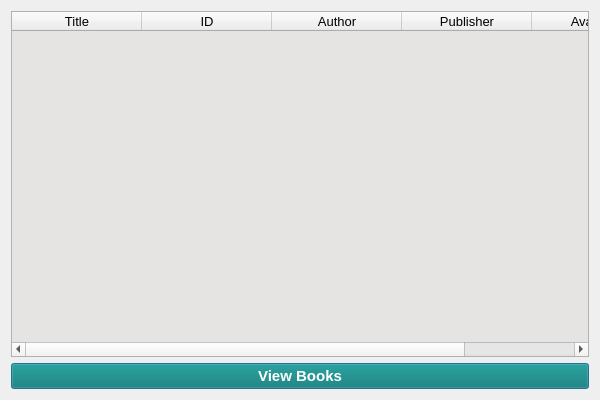
<?xml version="1.0" encoding="UTF-8"?>
<ui version="4.0">
 <class>Dialog</class>
 <widget class="QDialog" name="Dialog">
  <property name="geometry">
   <rect>
    <x>0</x>
    <y>0</y>
    <width>600</width>
    <height>400</height>
   </rect>
  </property>
  <property name="windowTitle">
   <string>View Books</string>
  </property>
  <layout class="QVBoxLayout" name="verticalLayout">
   <item>
    <widget class="QTableWidget" name="tableWidget">
     <property name="font">
      <font>
       <pointsize>10</pointsize>
      </font>
     </property>
     <property name="styleSheet">
      <string notr="true">QTableWidget {
background-color:  #E5E4E2
}</string>
     </property>
     <attribute name="horizontalHeaderCascadingSectionResizes">
      <bool>false</bool>
     </attribute>
     <attribute name="horizontalHeaderDefaultSectionSize">
      <number>130</number>
     </attribute>
     <column>
      <property name="text">
       <string>Title</string>
      </property>
     </column>
     <column>
      <property name="text">
       <string>ID</string>
      </property>
     </column>
     <column>
      <property name="text">
       <string>Author</string>
      </property>
     </column>
     <column>
      <property name="text">
       <string>Publisher</string>
      </property>
     </column>
     <column>
      <property name="text">
       <string>Available</string>
      </property>
     </column>
    </widget>
   </item>
   <item>
    <widget class="QPushButton" name="pushButton_viewbook">
     <property name="font">
      <font>
       <pointsize>11</pointsize>
       <bold>true</bold>
      </font>
     </property>
     <property name="styleSheet">
      <string notr="true">QPushButton {
background-color: #00766d;
color: white
}</string>
     </property>
     <property name="text">
      <string>View Books</string>
     </property>
    </widget>
   </item>
  </layout>
 </widget>
 <resources/>
 <connections/>
</ui>
